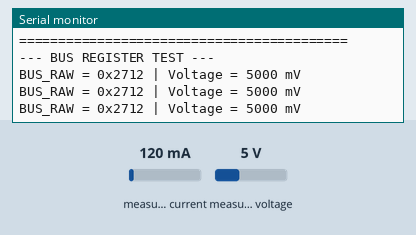
Simulated run of this program. Board: Arduino Uno, built with avr-gcc and run on an emulated ATmega328P. Shown: the last lines printed to the serial monitor. Wiring (inferred from the names in the program): INA219 current sensor at I2C address 0x40. Inputs (shaded band) come from the test bench; at power-on: measured current 120 mA, measured voltage 5 V.

Above: at 1.8 s.
1.9 s: measured current set to 40 mA
At 3.1 s:
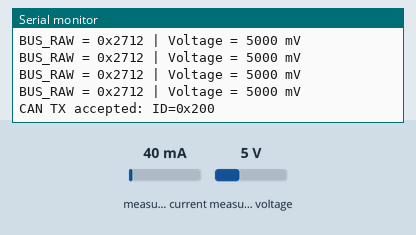
4.8 s: measured voltage set to 0.3 V
At 6.57 s:
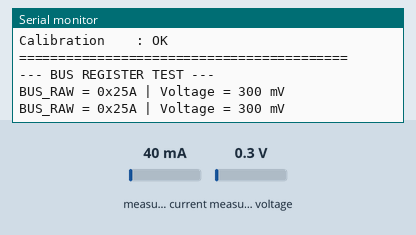
7.7 s: measured current set to 500 mA
At 9.25 s:
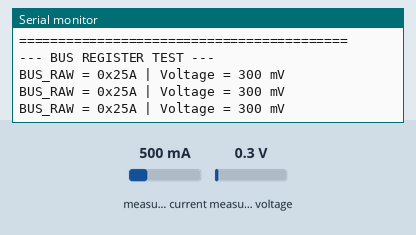
9.8 s: measured voltage set to 3.8 V
At 11.54 s:
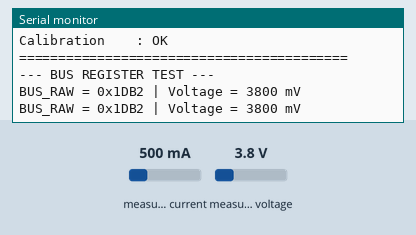
12.7 s: measured current set to 1000 mA
At 15.4 s:
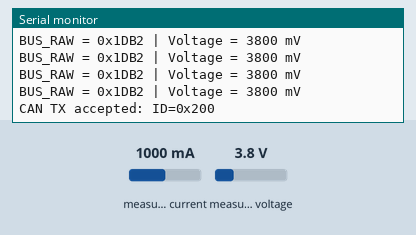
15.7 s: measured voltage set to 7.5 V
At 16.54 s:
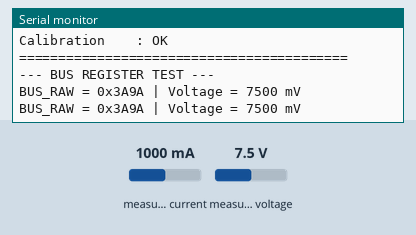
Timing chart, 0 to 18.7 s (numbered marks = the images above; inputs shaded):
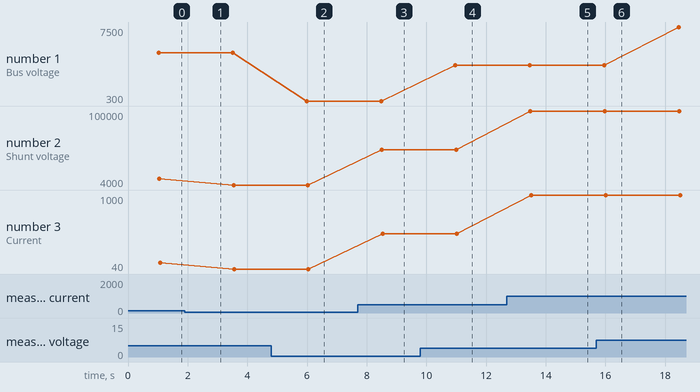

Measured:
- after the input at 4.8 s, the serial monitor: prints a new line after 1.1 s (image 2)
- after the input at 7.7 s, the serial monitor: prints a new line after 0.61 s (image 3)
- after the input at 9.8 s, the serial monitor: prints a new line after 1.0 s (image 4)
- after the input at 12.7 s, the serial monitor: prints a new line after 0.59 s (image 5)
- after the input at 15.7 s, the serial monitor: prints a new line after 0.51 s (image 6)
- plotted number 1: 5000 → 300 after the input at 4.8 s, 300 → 3800 after the input at 9.8 s, 3800 → 7500 after the input at 15.7 s
- plotted number 2: 12000 → 4000 after the input at 1.9 s, 4000 → 50000 after the input at 7.7 s, 50000 → 100000 after the input at 12.7 s
- plotted number 3: 40 → 500 after the input at 7.7 s

The program:

main.cpp
```cpp
#include <Arduino.h>
#include <avr/io.h>
#include <stdint.h>
#include <stdbool.h>
#include <SPI.h>
#include <mcp_can.h>

// ================= PIN CONFIG =================
#define CAN_CS_PIN 10

// ================= CAN CONFIG =================
MCP_CAN CAN(CAN_CS_PIN);
const uint32_t CAN_ID_POWER = 0x200;

// ================= INA219 CONFIG =================
uint8_t INA219_ADDR = 0x40;

#define INA_REG_CONFIG  0x00
#define INA_REG_SHUNT   0x01
#define INA_REG_BUS     0x02
#define INA_REG_POWER   0x03
#define INA_REG_CURRENT 0x04
#define INA_REG_CAL     0x05

#define INA_CAL_VALUE   4096

// =================================================
// AVR TWI: 100 kHz at 16 MHz
// =================================================
void twi_init() {
    TWSR = 0x00;
    TWBR = 72;
    TWCR = (1 << TWEN);
}

void twi_start() {
    TWCR = (1 << TWINT) | (1 << TWSTA) | (1 << TWEN);

    while (!(TWCR & (1 << TWINT))) {}

    uint8_t status = TWSR & 0xF8;

    if (status != 0x08 && status != 0x10) {
        Serial.print(F("TWI START error: 0x"));
        Serial.println(status, HEX);
    }
}

void twi_stop() {
    TWCR = (1 << TWINT) | (1 << TWSTO) | (1 << TWEN);
    delayMicroseconds(10);
}

uint8_t twi_write(uint8_t data) {
    TWDR = data;
    TWCR = (1 << TWINT) | (1 << TWEN);

    while (!(TWCR & (1 << TWINT))) {}

    return TWSR & 0xF8;
}

uint8_t twi_read_ack() {
    TWCR = (1 << TWINT) | (1 << TWEN) | (1 << TWEA);

    while (!(TWCR & (1 << TWINT))) {}

    return TWDR;
}

uint8_t twi_read_nack() {
    TWCR = (1 << TWINT) | (1 << TWEN);

    while (!(TWCR & (1 << TWINT))) {}

    return TWDR;
}

// =================================================
// Scan INA219 address range 0x40-0x4F
// =================================================
bool ina_probe(uint8_t addr) {
    twi_start();

    uint8_t status = twi_write((addr << 1) | 0);

    twi_stop();

    // 0x18 = SLA+W transmitted, ACK received
    return status == 0x18;
}

bool ina_find_address() {
    Serial.println(F("Scanning I2C addresses 0x40-0x4F..."));

    for (uint8_t addr = 0x40; addr <= 0x4F; addr++) {
        if (ina_probe(addr)) {
            INA219_ADDR = addr;

            Serial.print(F("I2C device ACK at 0x"));
            Serial.println(addr, HEX);

            return true;
        }
    }

    Serial.println(F("No I2C device found in 0x40-0x4F"));
    return false;
}

// =================================================
// Read one INA219 register
// =================================================
bool ina_read_reg(uint8_t reg, uint16_t &value) {
    twi_start();

    uint8_t status = twi_write((INA219_ADDR << 1) | 0);

    if (status != 0x18) {
        twi_stop();
        return false;
    }

    status = twi_write(reg);

    if (status != 0x28) {
        twi_stop();
        return false;
    }

    twi_start();

    status = twi_write((INA219_ADDR << 1) | 1);

    if (status != 0x40) {
        twi_stop();
        return false;
    }

    uint8_t hi = twi_read_ack();
    uint8_t lo = twi_read_nack();

    twi_stop();

    value = ((uint16_t)hi << 8) | lo;

    return true;
}

// =================================================
// Write one INA219 register
// =================================================
bool ina_write_reg(uint8_t reg, uint16_t value) {
    twi_start();

    uint8_t status = twi_write((INA219_ADDR << 1) | 0);

    if (status != 0x18) {
        twi_stop();
        return false;
    }

    status = twi_write(reg);

    if (status != 0x28) {
        twi_stop();
        return false;
    }

    status = twi_write((uint8_t)(value >> 8));

    if (status != 0x28) {
        twi_stop();
        return false;
    }

    status = twi_write((uint8_t)value);

    if (status != 0x28) {
        twi_stop();
        return false;
    }

    twi_stop();
    return true;
}

// =================================================
// INA219 initialization
// =================================================
bool ina_init() {
    uint16_t config = 0;

    if (!ina_read_reg(INA_REG_CONFIG, config)) {
        Serial.println(F("INA219 CONFIG read failed"));
        return false;
    }

    Serial.print(F("Initial CONFIG = 0x"));
    Serial.println(config, HEX);

    // Configuration: 32V range, gain /8, 12-bit ADC,
    // continuous shunt + bus voltage conversion.
    if (!ina_write_reg(INA_REG_CONFIG, 0x399F)) {
        Serial.println(F("INA219 CONFIG write failed"));
        return false;
    }

    if (!ina_write_reg(INA_REG_CAL, INA_CAL_VALUE)) {
        Serial.println(F("INA219 CAL write failed"));
        return false;
    }

    delay(10);

    uint16_t check_config = 0;
    uint16_t check_cal = 0;

    if (!ina_read_reg(INA_REG_CONFIG, check_config) ||
        !ina_read_reg(INA_REG_CAL, check_cal)) {
        Serial.println(F("INA219 verification read failed"));
        return false;
    }

    Serial.print(F("CONFIG = 0x"));
    Serial.println(check_config, HEX);

    Serial.print(F("CAL = 0x"));
    Serial.println(check_cal, HEX);

    return check_config == 0x399F &&
           check_cal == INA_CAL_VALUE;
}

// =================================================
// Read and display INA219 measurements
// =================================================
bool read_power(uint16_t &voltage_mV,
                int16_t &current_mA,
                uint16_t &power_mW) {
    uint16_t config, shunt_raw, bus_raw;
    uint16_t power_raw, current_raw, cal_raw;

    if (!ina_read_reg(INA_REG_CONFIG, config) ||
        !ina_read_reg(INA_REG_SHUNT, shunt_raw) ||
        !ina_read_reg(INA_REG_BUS, bus_raw) ||
        !ina_read_reg(INA_REG_POWER, power_raw) ||
        !ina_read_reg(INA_REG_CURRENT, current_raw) ||
        !ina_read_reg(INA_REG_CAL, cal_raw)) {
        Serial.println(F("ERROR: INA219 register read failed"));
        return false;
    }

    // Bus register bits [15:3] are voltage code.
    uint16_t bus_code = (bus_raw >> 3) & 0x1FFF;
    voltage_mV = bus_code * 4U;

    // Shunt register is signed, 10 uV per bit at PGA /8.
    int16_t shunt_signed = (int16_t)shunt_raw;
    int32_t shunt_uV = (int32_t)shunt_signed * 10L;

    // CAL=4096 and current LSB=0.1 mA.
    int16_t current_signed = (int16_t)current_raw;
    current_mA = current_signed / 10;

    // Power LSB = 2 mW.
    power_mW = power_raw * 2U;

    Serial.println();
    Serial.println(F("========== INA219 RAW REGISTERS =========="));

    Serial.print(F("I2C ADDRESS = 0x"));
    Serial.println(INA219_ADDR, HEX);

    Serial.print(F("CONFIG_RAW  = 0x"));
    Serial.println(config, HEX);

    Serial.print(F("SHUNT_RAW   = 0x"));
    Serial.println(shunt_raw, HEX);

    Serial.print(F("BUS_RAW     = 0x"));
    Serial.print(bus_raw, HEX);
    Serial.print(F(" (decimal "));
    Serial.print(bus_raw);
    Serial.println(F(")"));

    Serial.print(F("POWER_RAW   = 0x"));
    Serial.println(power_raw, HEX);

    Serial.print(F("CURRENT_RAW = 0x"));
    Serial.println(current_raw, HEX);

    Serial.print(F("CAL_RAW     = 0x"));
    Serial.println(cal_raw, HEX);

    Serial.println(F("------------- DECODED VALUES -------------"));

    Serial.print(F("Bus voltage   : "));
    Serial.print(voltage_mV);
    Serial.println(F(" mV"));

    Serial.print(F("Shunt voltage : "));
    Serial.print(shunt_uV);
    Serial.println(F(" uV"));

    Serial.print(F("Current       : "));
    Serial.print(current_mA);
    Serial.println(F(" mA"));

    Serial.print(F("Power         : "));
    Serial.print(power_mW);
    Serial.println(F(" mW"));

    Serial.print(F("CNVR           : "));
    Serial.println((bus_raw & 0x0002) ? F("READY") : F("NOT READY"));

    Serial.print(F("Math overflow  : "));
    Serial.println((bus_raw & 0x0001) ? F("YES") : F("NO"));

    Serial.print(F("Calibration    : "));
    Serial.println(cal_raw == INA_CAL_VALUE ? F("OK") : F("MISMATCH"));

    Serial.println(F("=========================================="));

    return true;
}

// =================================================
// Setup
// =================================================
void setup() {
    Serial.begin(9600);
    delay(500);

    Serial.println();
    Serial.println(F("Initializing AVR TWI..."));
    twi_init();

    Serial.println(F("Searching for INA219..."));

    if (!ina_find_address()) {
        Serial.println(F("INA219 NOT FOUND. Check I2C."));
        while (1) {
            delay(1000);
        }
    }

    Serial.println(F("Initializing INA219..."));

    if (!ina_init()) {
        Serial.println(F("INA219 initialization failed"));
        while (1) {
            delay(1000);
        }
    }

    Serial.println(F("INA219 INIT OK"));

    Serial.println(F("Initializing MCP2515..."));

    // This project uses an 8 MHz MCP2515 oscillator.
    while (CAN.begin(MCP_ANY, CAN_500KBPS, MCP_8MHZ) != CAN_OK) {
        Serial.println(F("MCP2515 init failed; retrying..."));
        delay(1000);
    }

    CAN.setMode(MCP_NORMAL);

    Serial.println(F("MCP2515 INIT OK"));
}

// =================================================
// Main loop
// =================================================

void loop() {
    uint16_t voltage_mV = 0;
    int16_t current_mA = 0;
    uint16_t power_mW = 0;

    // Read normal measurements
    read_power(voltage_mV, current_mA, power_mW);

    // Test BUS register independently, 5 readings
    Serial.println(F("\n--- BUS REGISTER TEST ---"));

    for (uint8_t i = 0; i < 5; i++) {
        uint16_t bus = 0;

        if (ina_read_reg(INA_REG_BUS, bus)) {
            uint16_t code = (bus >> 3) & 0x1FFF;

            Serial.print(F("BUS_RAW = 0x"));
            Serial.print(bus, HEX);

            Serial.print(F(" | Voltage = "));
            Serial.print(code * 4U);
            Serial.println(F(" mV"));
        } else {
            Serial.println(F("BUS register read FAILED"));
        }

        delay(200);
    }

    // Send CAN data
    uint8_t data[6];

    data[0] = (uint8_t)(voltage_mV >> 8);
    data[1] = (uint8_t)voltage_mV;

    data[2] = (uint8_t)((uint16_t)current_mA >> 8);
    data[3] = (uint8_t)current_mA;

    data[4] = (uint8_t)(power_mW >> 8);
    data[5] = (uint8_t)power_mW;

    byte result = CAN.sendMsgBuf(0x200, 0, 6, data);

    if (result == CAN_OK) {
        Serial.println(F("CAN TX accepted: ID=0x200"));
    } else {
        Serial.println(F("CAN TX FAILED"));
    }

    delay(1000);
}
```
